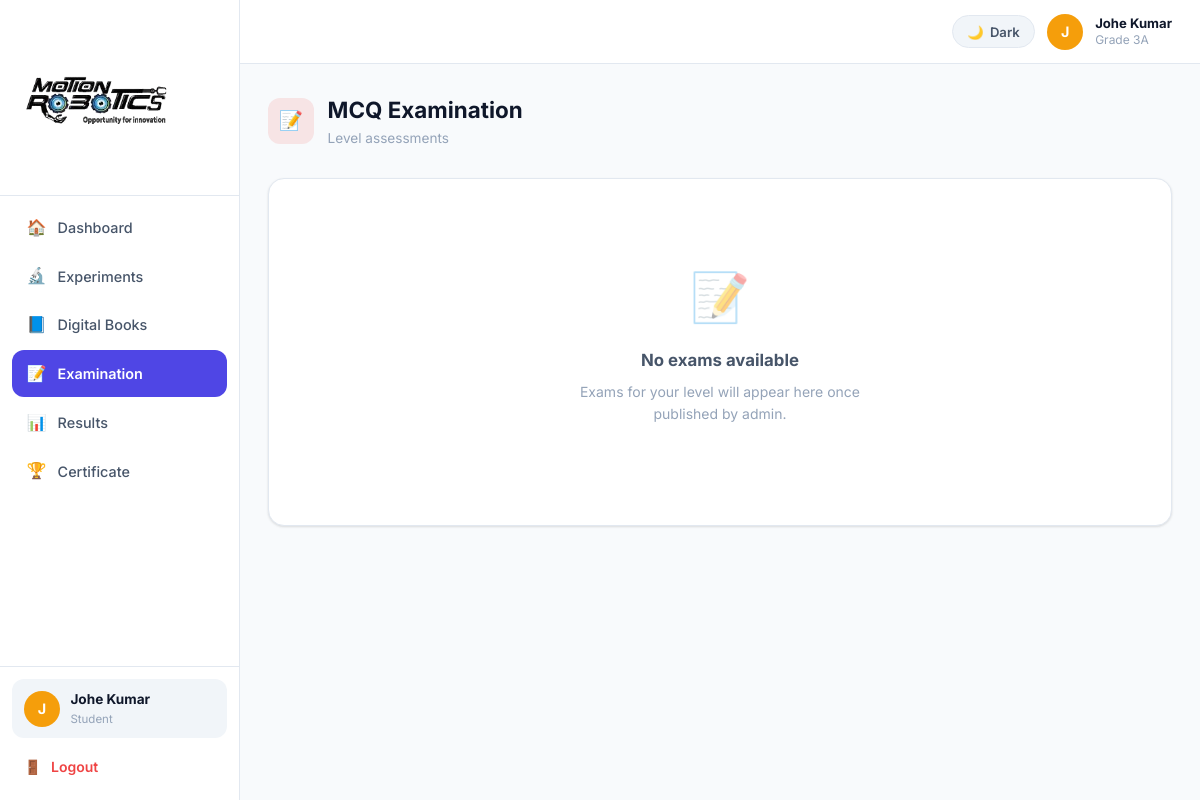
/student/exams (signed in), run on the app's committed database.
### app.py (models this page shows, shortened)
class User(db.Model):
    id            = db.Column(db.Integer, primary_key=True)
    username      = db.Column(db.String(80), unique=True, nullable=False)
    email         = db.Column(db.String(120), unique=True, nullable=False)
    password_hash = db.Column(db.String(200), nullable=False)
    role          = db.Column(db.String(20), nullable=False)   # admin / teacher / student
    full_name     = db.Column(db.String(120))
    phone         = db.Column(db.String(20))
    school_name   = db.Column(db.String(120))
    roll_number   = db.Column(db.String(40))
    avatar_color  = db.Column(db.String(20), default='#4F46E5')
    is_active     = db.Column(db.Boolean, default=True)
    created_at    = db.Column(db.DateTime, default=datetime.utcnow)

class StudentClass(db.Model):
    id         = db.Column(db.Integer, primary_key=True)
    student_id = db.Column(db.Integer, db.ForeignKey('user.id'), nullable=False)
    class_id   = db.Column(db.Integer, db.ForeignKey('class.id'), nullable=False)
    student    = db.relationship('User', backref='student_classes')

class Class(db.Model):
    id              = db.Column(db.Integer, primary_key=True)
    name            = db.Column(db.String(100), nullable=False)
    school_name     = db.Column(db.String(120))
    robotics_level  = db.Column(db.String(80))   # one of ROBOTICS_LEVELS or None
    created_at      = db.Column(db.DateTime, default=datetime.utcnow)
    teacher_classes = db.relationship('TeacherClass', backref='cls', cascade='all,delete-orphan')
    student_classes = db.relationship('StudentClass', backref='cls', cascade='all,delete-orphan')

### app.py (the view)
@app.route('/student/exams')
@role_required('student')
def student_exams():
    student = get_current_user()
    sc      = StudentClass.query.filter_by(student_id=student.id).first()
    level   = sc.cls.robotics_level if sc and sc.cls else None
    exams   = Exam.query.filter_by(level=level, status='published').all() if level else []
    attempted_ids = {a.exam_id for a in ExamAttempt.query.filter_by(student_id=student.id).all()}
    return render_template('student/exams.html', exams=exams, attempted_ids=attempted_ids)

### app.py (called while the page is built)
@app.context_processor
def inject_enumerate():
    return dict(enumerate=enumerate)

def role_required(*roles):
    def dec(f):
        @wraps(f)
        def d(*a, **kw):
            if 'user_id' not in session: return redirect(url_for('login'))
            if session.get('role') not in roles:
                flash('Access denied.', 'error')
                return redirect(url_for('dashboard'))
            return f(*a, **kw)
        return d
    return dec

def get_current_user():
    if 'user_id' in session: return User.query.get(session['user_id'])
    return None

@app.context_processor
def inject_globals():
    return dict(current_user=get_current_user(), ROBOTICS_LEVELS=ROBOTICS_LEVELS)

### templates/student/exams.html (shortened to what this page needs)
{% extends 'student/base_student.html' %}
{% block content %}
<div class="page-header">
  <div class="page-title-wrap">
    <div class="page-icon" style="background:rgba(239,68,68,.12); color:var(--danger);">📝</div>
    <div><div class="page-h1">MCQ Examination</div><div class="page-sub">Level assessments</div></div>
  </div>
</div>
{% if exams %}
<div style="display:flex;flex-direction:column;gap:.75rem;">
  {% for e in exams %}
  <div class="card">
    <div style="display:flex;align-items:center;justify-content:space-between;flex-wrap:wrap;gap:1rem;">
      <div style="display:flex;align-items:center;gap:.85rem;">
        <div class="page-icon" style="background:rgba(239,68,68,.12);color:var(--danger);">📝</div>
        <div>
          <div class="fw-700">{{ e.title }}</div>
          <div class="text-xs text-muted">⏱️ {{ e.time_limit }} min · 🎯 Pass at {{ e.passing_score }}% · ❓ {{ e.questions|length }} questions</div>
        </div>
      </div>
      {% if e.id in attempted_ids %}
        <span class="badge badge-success">✅ Completed</span>
      {% else %}
        <a href="{{ url_for('student_take_exam', eid=e.id) }}" class="btn btn-primary">▶️ Start Exam</a>
      {% endif %}
    </div>
  </div>
  {% endfor %}
</div>
{% else %}
<div class="card"><div class="empty-state">
  <span class="empty-icon">📝</span>
  <div class="empty-title">No exams available</div>
  <div class="empty-desc">Exams for your level will appear here once published by admin.</div>
</div></div>
{% endif %}
{% endblock %}

### templates/student/base_student.html (shortened to what this page needs)
<!DOCTYPE html>
<html lang="en" data-theme="light">
<head>
  <link rel="stylesheet" href="{{ url_for('static', filename='css/main.css') }}">
</head>
<body>
<div class="app-layout">
  <aside class="sidebar" id="sidebar">
    <div class="sidebar-brand">
      <img src="{{ url_for('static', filename='logo.png') }}" alt="Motion Robotics" class="sidebar-logo">
    </div>
    <nav class="sidebar-nav">
      <a href="{{ url_for('student_dashboard') }}"    class="nav-link {% if request.endpoint=='student_dashboard' %}active{% endif %}"><span class="icon">🏠</span> Dashboard</a>
      <a href="{{ url_for('student_experiments') }}"  class="nav-link {% if request.endpoint=='student_experiments' %}active{% endif %}"><span class="icon">🔬</span> Experiments</a>
      <a href="{{ url_for('student_books') }}"        class="nav-link {% if request.endpoint=='student_books' %}active{% endif %}"><span class="icon">📘</span> Digital Books</a>
      <a href="{{ url_for('student_exams') }}"        class="nav-link {% if request.endpoint in ('student_exams','student_take_exam') %}active{% endif %}"><span class="icon">📝</span> Examination</a>
      <a href="{{ url_for('student_results') }}"      class="nav-link {% if request.endpoint in ('student_results','student_exam_result') %}active{% endif %}"><span class="icon">📊</span> Results</a>
      <a href="{{ url_for('student_certificate') }}"  class="nav-link {% if request.endpoint=='student_certificate' %}active{% endif %}"><span class="icon">🏆</span> Certificate</a>
    </nav>
    <div class="sidebar-footer">
      {% if current_user %}
      <div class="user-card">
        <div class="avatar" style="background:{{ current_user.avatar_color }};">
          {{ (current_user.full_name or current_user.username)[0].upper() }}
        </div>
        <div>
          <div class="user-name">{{ current_user.full_name or current_user.username }}</div>
          <div class="user-role">Student</div>
        </div>
      </div>
      {% endif %}
      <a href="{{ url_for('logout') }}" class="logout-link"><span>🚪</span> Logout</a>
    </div>
  </aside>
  <div class="main-area">
    <header class="topbar">
      <div class="topbar-right">
        <button class="theme-btn" onclick="toggleTheme()">
          <span class="theme-icon">🌙</span>
          <span class="theme-label">Dark</span>
        </button>
        {% if current_user %}
        <div class="avatar" style="background:{{ current_user.avatar_color }}; cursor:default;">
          {{ (current_user.full_name or current_user.username)[0].upper() }}
        </div>
        <div style="line-height:1.3;">
          <div class="fw-700 text-sm">{{ current_user.full_name or current_user.username }}</div>
          <div class="text-xs text-muted">
            {% for sc in current_user.student_classes %}{{ sc.cls.name }}{% endfor %}
          </div>
        </div>
        {% endif %}
      </div>
    </header>
    <main class="page-content">{% block content %}{% endblock %}</main>
  </div>
</div>
</body>
</html>

### data on the page
User: full_name "J", full_name "Johe Kumar"
StudentClass: cls.name "Grade 3A"
